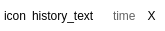
<?xml version="1.0" encoding="UTF-8"?>
<ui version="4.0">
 <class>Form</class>
 <widget class="QWidget" name="Form">
  <property name="geometry">
   <rect>
    <x>0</x>
    <y>0</y>
    <width>165</width>
    <height>31</height>
   </rect>
  </property>
  <property name="palette">
   <palette>
    <active>
     <colorrole role="Base">
      <brush brushstyle="SolidPattern">
       <color alpha="255">
        <red>255</red>
        <green>255</green>
        <blue>255</blue>
       </color>
      </brush>
     </colorrole>
     <colorrole role="Window">
      <brush brushstyle="SolidPattern">
       <color alpha="255">
        <red>255</red>
        <green>255</green>
        <blue>255</blue>
       </color>
      </brush>
     </colorrole>
    </active>
    <inactive>
     <colorrole role="Base">
      <brush brushstyle="SolidPattern">
       <color alpha="255">
        <red>255</red>
        <green>255</green>
        <blue>255</blue>
       </color>
      </brush>
     </colorrole>
     <colorrole role="Window">
      <brush brushstyle="SolidPattern">
       <color alpha="255">
        <red>255</red>
        <green>255</green>
        <blue>255</blue>
       </color>
      </brush>
     </colorrole>
    </inactive>
    <disabled>
     <colorrole role="Base">
      <brush brushstyle="SolidPattern">
       <color alpha="255">
        <red>255</red>
        <green>255</green>
        <blue>255</blue>
       </color>
      </brush>
     </colorrole>
     <colorrole role="Window">
      <brush brushstyle="SolidPattern">
       <color alpha="255">
        <red>255</red>
        <green>255</green>
        <blue>255</blue>
       </color>
      </brush>
     </colorrole>
    </disabled>
   </palette>
  </property>
  <property name="windowTitle">
   <string>浏览历史记录子条目</string>
  </property>
  <property name="styleSheet">
   <string notr="true">QWidget{font-family: &quot;微软雅黑&quot;;}


                QToolButton {
                background-color: transparent;
                border: none;
                border-radius: 6px;
                padding: 1px;
				icon-size: 15px;
                }

                /* 鼠标悬停时：轻微灰色背景 */
                QToolButton:hover {
                background-color: rgba(0, 0, 0, 0.08);
                }

                /* 按下时：更深的背景色，模拟按下效果 */
                QToolButton:pressed {
                background-color: rgba(0, 0, 0, 0.15);
                }

                /* 禁用状态：半透明，显示不可点击 */
                QToolButton:disabled {
                background-color: transparent;
                opacity: 0.4;
                }

                /* 可选：如果按钮有菜单箭头，也可以美化箭头 */
                QToolButton::menu-indicator {
                image: url(:/icons/menu_arrow.png); /* 自定义箭头图标 */
                subcontrol-position: right center;
                subcontrol-origin: padding;
                left: -4px;
                }
            </string>
  </property>
  <layout class="QGridLayout" name="gridLayout">
   <property name="leftMargin">
    <number>4</number>
   </property>
   <property name="topMargin">
    <number>4</number>
   </property>
   <property name="rightMargin">
    <number>4</number>
   </property>
   <property name="bottomMargin">
    <number>4</number>
   </property>
   <item row="0" column="0" rowspan="2">
    <layout class="QHBoxLayout" name="horizontalLayout" stretch="0,1">
     <item>
      <widget class="QLabel" name="label">
       <property name="text">
        <string>icon</string>
       </property>
       <property name="alignment">
        <set>Qt::AlignCenter</set>
       </property>
      </widget>
     </item>
     <item>
      <widget class="QLabel" name="label_2">
       <property name="text">
        <string>history_text</string>
       </property>
      </widget>
     </item>
    </layout>
   </item>
   <item row="0" column="1" rowspan="2">
    <layout class="QHBoxLayout" name="horizontalLayout_2">
     <item>
      <widget class="QLabel" name="label_3">
       <property name="styleSheet">
        <string notr="true">QLabel{
	color: rgb(100,100,100);
}
</string>
       </property>
       <property name="text">
        <string>time</string>
       </property>
      </widget>
     </item>
     <item>
      <widget class="QToolButton" name="toolButton_3">
       <property name="toolTip">
        <string>&lt;html&gt;&lt;head/&gt;&lt;body&gt;&lt;p&gt;删除此条记录&lt;/p&gt;&lt;/body&gt;&lt;/html&gt;</string>
       </property>
       <property name="text">
        <string>X</string>
       </property>
      </widget>
     </item>
    </layout>
   </item>
  </layout>
 </widget>
 <resources/>
 <connections/>
</ui>
